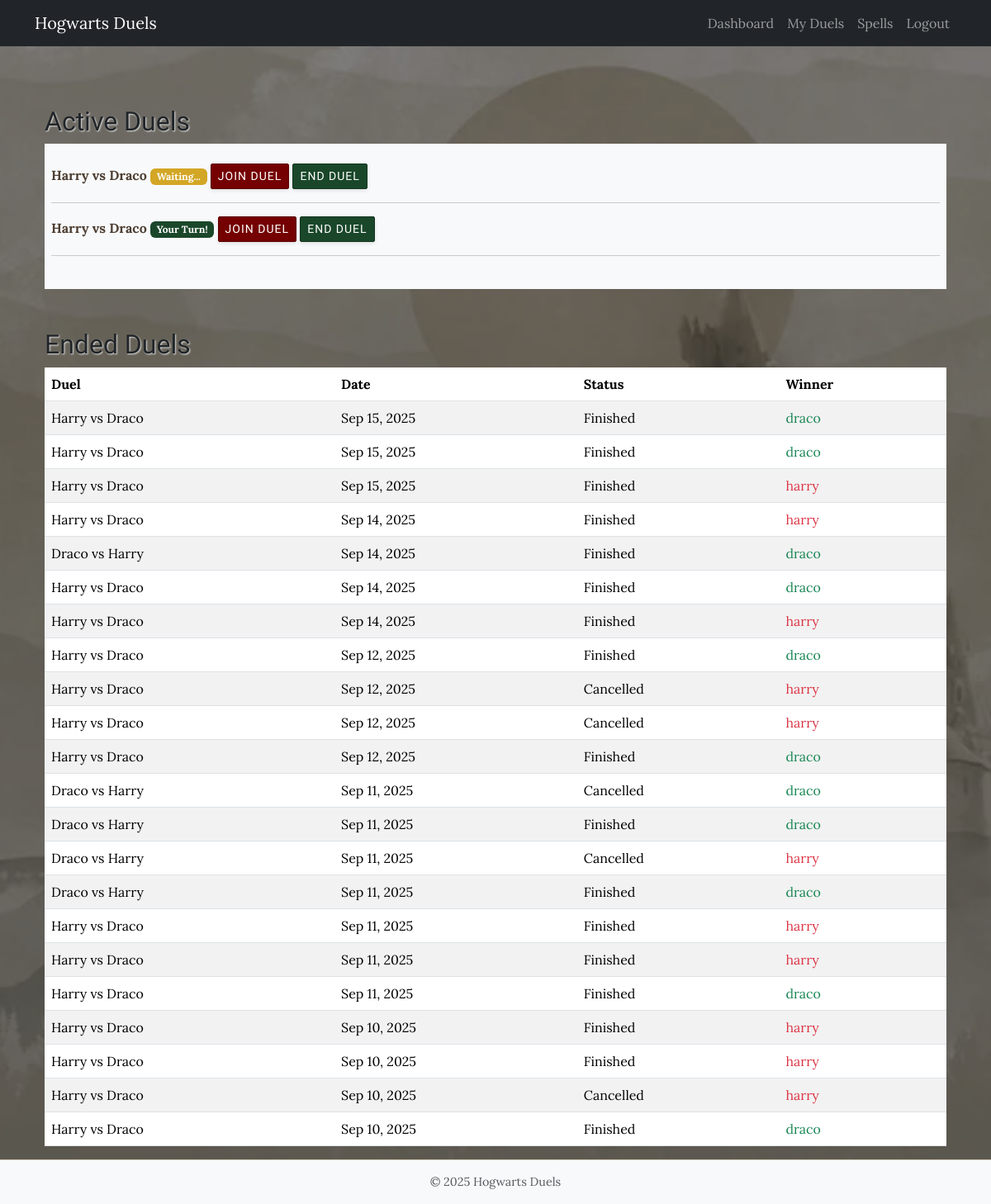
The page /duels/ (signed in) on the database its author committed.
### core/models.py (models this page shows, shortened)
class Duel(models.Model):
    STATUS_CHOICES = (
        ('pending', 'Pending'),
        ('accepted', 'Accepted'),
        ('declined', 'Declined'),
        ('finished', 'Finished'),
        ('cancelled', 'Cancelled'),
    )
    challenger = models.ForeignKey(User, on_delete=models.CASCADE, related_name="duels_started")
    opponent = models.ForeignKey(User, on_delete=models.CASCADE, related_name="duels_received")
    challenger_health = models.IntegerField(default=10)
    opponent_health = models.IntegerField(default=10)
    last_spell_cast = models.CharField(max_length=50, null=True, blank=True)
    last_defender_spell = models.CharField(max_length=50, null=True, blank=True)
    last_attack_timestamp = models.DateTimeField(null=True, blank=True)
    current_turn = models.ForeignKey(User, on_delete=models.SET_NULL, null=True, blank=True, related_name="duel_turns")
    winner = models.ForeignKey(User, on_delete=models.SET_NULL, null=True, blank=True, related_name="duels_won")
    status = models.CharField(max_length=10, choices=STATUS_CHOICES, default='pending')
    created_at = models.DateTimeField(auto_now_add=True)
    updated_at = models.DateTimeField(auto_now=True)

### core/views.py (the view)
# urls.py: path("duels/", views.my_duels, name="my_duels"),
@login_required
def my_duels(request):
    duels = Duel.objects.filter(
        Q(challenger=request.user) | Q(opponent=request.user)
    ).exclude(status='pending')
    active_duels = duels.filter(status='accepted')
    ended_duels = duels.filter(status__in=['finished', 'declined', 'cancelled']).order_by('-updated_at')
    return render(request, "my_duels.html", {"active_duels": active_duels, "ended_duels": ended_duels})

### core/templates/my_duels.html (shortened to what this page needs)
{% extends "base.html" %}
{% block content %}
<div class="container mt-5">
    <h2 class="text-dark">Active Duels</h2>
    <ul class="bg-light py-4 px-2  list-unstyled">
        {% for duel in active_duels %}
            <li class="d-flex d-md-block">
                <b>{{ duel.challenger.username.capitalize }} vs {{ duel.opponent.username.capitalize }}</b>
                {% if duel.current_turn == user %}
                    <span class="badge bg-success">Your Turn!</span>
                {% else %}
                    <span class="badge bg-warning">Waiting...</span>
                {% endif %}
                <a href="{% url 'duel_view' duel.id %}" class="btn btn-primary btn-sm">Join Duel</a>
                <form action="{% url 'end_duel' duel.id %}" method="post" style="display:inline;">
                    <button type="submit" class="btn btn-danger btn-sm">End Duel</button>
                </form>
            </li>
            <hr>
        {% empty %}
            <li>No active duels.</li>
        {% endfor %}
    </ul>
    <h2 class="mt-5 text-dark">Ended Duels</h2>
    <table class="table table-striped table-hover">
        <thead>
            <tr>
                <th>Duel</th>
                <th>Date</th>
                <th>Status</th>
                <th>Winner</th>
            </tr>
        </thead>
        <tbody>
            {% for duel in ended_duels %}
            {% if duel.winner %}
            <tr>
                <td>{{ duel.challenger.username.capitalize }} vs {{ duel.opponent.username.capitalize }}</td>
                <td>{{ duel.created_at|date:"M d, Y" }}</td>
                <td>{{ duel.status|capfirst }}</td>
                <td>
                    {% if duel.winner %}
                        <span class="{% if duel.winner == user %}text-success{% else %}text-danger{% endif %}">
                            {{ duel.winner.username }}
                        </span>
                    {% else %}
                        N/A
                    {% endif %}
                </td>
            </tr>
            {% endif %}
            {% empty %}
            <tr>
                <td colspan="4">No ended duels.</td>
            </tr>
            {% endfor %}
        </tbody>
    </table>
</div>
{% endblock %}

### static/core/css/style.css (style rules this page uses)
body { font-family: 'Lora', serif; background-image: url('../media/hogwarts.webp'); background-size: cover; background-position: center; color: #4d3e32; position: relative; z-index: 1; }
h1, h2, h3, h4, h5, h6, .h1, .h2, .h3, .h4, .h5, .h6 { font-family: 'IM Fell English SC', serif; text-shadow: 1px 1px 2px rgba(255, 255, 255, 0.1); color: #3a2e25; }
h2 { text-shadow: 1px 1px 2px rgba(255, 255, 255, 0.8); }
.btn { border-radius: 2px; border-width: 1px; font-family: 'IM Fell English SC', serif; letter-spacing: 1px; text-transform: uppercase; box-shadow: 0 2px 4px rgba(0,0,0,0.1); transition: all 0.2s ease-in-out; }
.btn-primary { background-color: #740001; border-color: #5c0001; }
.btn-danger { background-color: #1a472a; border-color: #133520; }
a { color: #0e1a40; text-decoration: underline; transition: color 0.2s; }
.badge.bg-success { background-color: #1a472a !important; }
.badge.bg-warning { background-color: #d3a625 !important; color: #fff !important; }
html { height: 100%; }
body { display: flex; flex-direction: column; min-height: 100%; }

### rows shown on the page
Duel: challenger.username "Harry", opponent.username "Draco", shows "Waiting..."
Duel: challenger.username "Harry", opponent.username "Draco", shows "Your Turn!"
Duel: challenger.username "Harry", opponent.username "Draco", created_at "Sep 15, 2025", status "Finished", winner.username "draco"
Duel: challenger.username "Harry", opponent.username "Draco", created_at "Sep 15, 2025", status "Finished", winner.username "draco"
Duel: challenger.username "Harry", opponent.username "Draco", created_at "Sep 15, 2025", status "Finished", winner.username "harry"
Duel: challenger.username "Harry", opponent.username "Draco", created_at "Sep 14, 2025", status "Finished", winner.username "harry"
Duel: challenger.username "Draco", opponent.username "Harry", created_at "Sep 14, 2025", status "Finished", winner.username "draco"
Duel: challenger.username "Harry", opponent.username "Draco", created_at "Sep 14, 2025", status "Finished", winner.username "draco"
Duel: challenger.username "Harry", opponent.username "Draco", created_at "Sep 14, 2025", status "Finished", winner.username "harry"
Duel: challenger.username "Harry", opponent.username "Draco", created_at "Sep 12, 2025", status "Finished", winner.username "draco"
Duel: challenger.username "Harry", opponent.username "Draco", created_at "Sep 12, 2025", status "Cancelled", winner.username "harry"
Duel: challenger.username "Harry", opponent.username "Draco", created_at "Sep 12, 2025", status "Cancelled", winner.username "harry"
Duel: challenger.username "Harry", opponent.username "Draco", created_at "Sep 12, 2025", status "Finished", winner.username "draco"
Duel: challenger.username "Draco", opponent.username "Harry", created_at "Sep 11, 2025", status "Cancelled", winner.username "draco"
Duel: challenger.username "Draco", opponent.username "Harry", created_at "Sep 11, 2025", status "Finished", winner.username "draco"
Duel: challenger.username "Draco", opponent.username "Harry", created_at "Sep 11, 2025", status "Cancelled", winner.username "harry"
Duel: challenger.username "Draco", opponent.username "Harry", created_at "Sep 11, 2025", status "Finished", winner.username "draco"
Duel: challenger.username "Harry", opponent.username "Draco", created_at "Sep 11, 2025", status "Finished", winner.username "harry"
Duel: challenger.username "Harry", opponent.username "Draco", created_at "Sep 11, 2025", status "Finished", winner.username "harry"
Duel: challenger.username "Harry", opponent.username "Draco", created_at "Sep 11, 2025", status "Finished", winner.username "draco"
Duel: challenger.username "Harry", opponent.username "Draco", created_at "Sep 10, 2025", status "Finished", winner.username "harry"
Duel: challenger.username "Harry", opponent.username "Draco", created_at "Sep 10, 2025", status "Finished", winner.username "harry"
Duel: challenger.username "Harry", opponent.username "Draco", created_at "Sep 10, 2025", status "Cancelled", winner.username "harry"
Duel: challenger.username "Harry", opponent.username "Draco", created_at "Sep 10, 2025", status "Finished", winner.username "draco"
